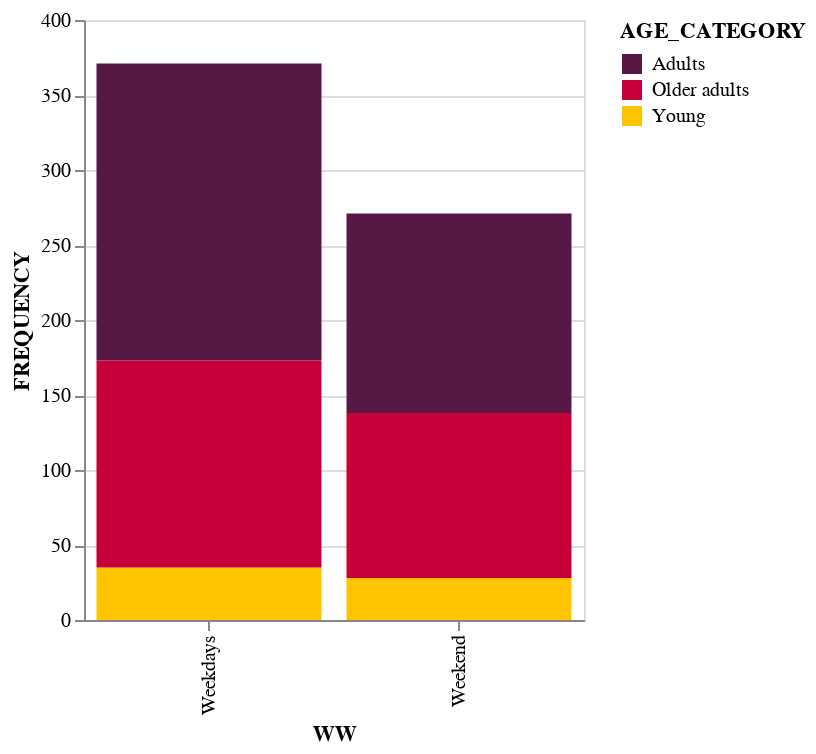

The cell this chart's notebook holds for it:
### Code cell
print("age range information : ")
print("YOUNG : < 30")
print("ADULTS : 30 - 44")
print("OLDER ADULTS : > 44")
chart = alt.Chart(ac_ww).mark_bar().encode(
    x='WW',
    y='FREQUENCY',
    color=alt.Color('AGE_CATEGORY', scale=alt.Scale(range=["#581845","#C70039", "#FFC300"]))
).properties(
    width=250  
)


chart

### Figure 1 — Vega-Lite specification as saved in the notebook (floating-point values rounded to 4 significant figures)
{"config": {"view": {"continuousWidth": 400, "continuousHeight": 300}}, "data": {"name": "data-2b2cee0b311f2b712363b99bf91dbd58"}, "mark": "bar", "encoding": {"color": {"type": "nominal", "field": "AGE_CATEGORY", "scale": {"range": ["#581845", "#C70039", "#FFC300"]}}, "x": {"type": "nominal", "field": "WW"}, "y": {"type": "quantitative", "field": "FREQUENCY"}}, "width": 250, "$schema": "https://vega.github.io/schema/vega-lite/v4.8.1.json", "datasets": {"data-2b2cee0b311f2b712363b99bf91dbd58": [{"WW": "Weekdays", "AGE_CATEGORY": "Young", "FREQUENCY": 35}, {"WW": "Weekdays", "AGE_CATEGORY": "Adults", "FREQUENCY": 198}, {"WW": "Weekdays", "AGE_CATEGORY": "Older adults", "FREQUENCY": 138}, {"WW": "Weekend", "AGE_CATEGORY": "Young", "FREQUENCY": 28}, {"WW": "Weekend", "AGE_CATEGORY": "Adults", "FREQUENCY": 133}, {"WW": "Weekend", "AGE_CATEGORY": "Older adults", "FREQUENCY": 110}]}}
